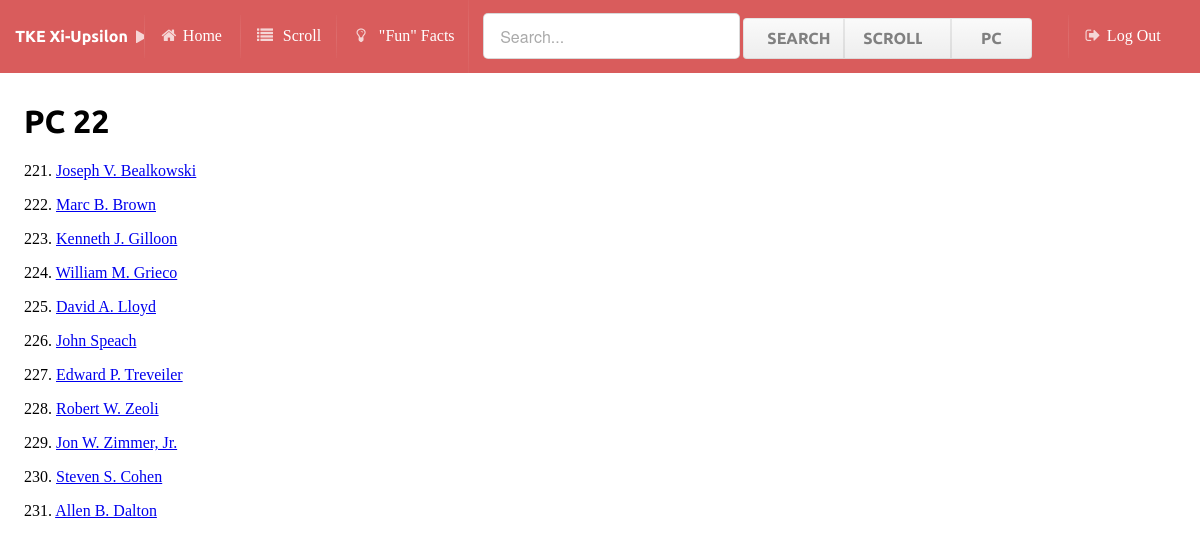
The page /PC/22/ (signed in) on the database its author committed.
### brothers/models.py (models this page shows, shortened)
class Brother(models.Model):
	scroll = models.IntegerField()
	pc = models.IntegerField()
	fname = models.CharField(max_length=50)
	lname = models.CharField(max_length=50)
	name = models.CharField(max_length=50)
	nickname = models.CharField(max_length=50)
	big = models.CharField(max_length=50)
	bigS = models.IntegerField(max_length=50)

### brothers/views.py (the view)
# urls.py: url(r'^PC/(?P<pc>\d+)/$', views.PC),
@login_required(login_url="brothers.views.login")
def PC(request,pc):
    return render(request, 'brothers/PC.html',{'brothers':Brother.objects.filter(pc=pc),'pc':pc})

### brothers/templates/brothers/PC.html (shortened to what this page needs)
{%extends 'layout.html'%}
{%block content%}
<h1>PC {{pc}}</h1>
{%for b in brothers%}
<p>{{b.scroll}}. <a href="{% url 'detail' b.scroll%}">{{b.name}}</a></p>
{%endfor%}
{%endblock%}

### rows shown on the page
Brother: scroll "221", name "Joseph V. Bealkowski"
Brother: scroll "222", name "Marc B. Brown"
Brother: scroll "223", name "Kenneth J. Gilloon"
Brother: scroll "224", name "William M. Grieco"
Brother: scroll "225", name "David A. Lloyd"
Brother: scroll "226", name "John Speach"
Brother: scroll "227", name "Edward P. Treveiler"
Brother: scroll "228", name "Robert W. Zeoli"
Brother: scroll "229", name "Jon W. Zimmer, Jr."
Brother: scroll "230", name "Steven S. Cohen"
Brother: scroll "231", name "Allen B. Dalton"

### other values the page prints
{{ pc }} "22"
